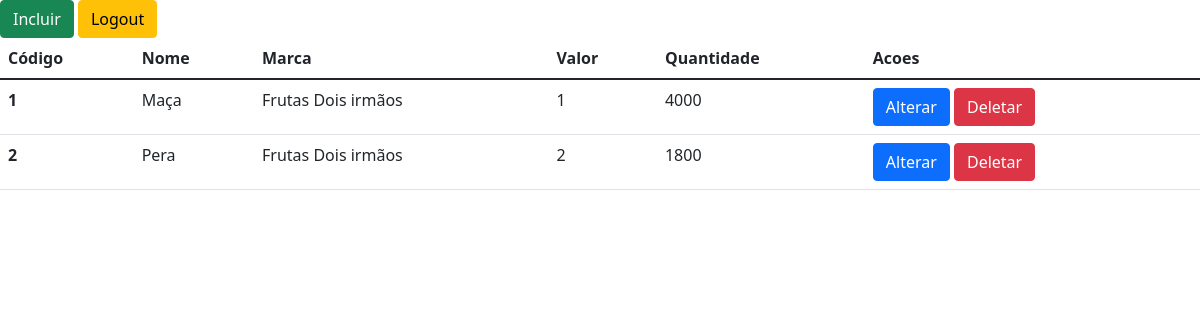
Screenshot of /View/viewMenu.php with the database file from the repository.
### tables this page shows
CREATE TABLE `produto` (
  `codigo` int(11) NOT NULL,
  `nome` varchar(50) NOT NULL,
  `marca` varchar(30) NOT NULL,
  `valor` decimal(6) NOT NULL,
  `quantidade` int(11) NOT NULL
);

### Controller/controllerBase.php (called while the page is built, shortened)
<?php
function getFirstFromArray($aArray) {
    foreach($aArray as $xThing) {
        return $xThing;
    }
}

### Controller/controllerBd.php (called while the page is built, shortened)
<?php
function execute($sSql) {
    try {
        $oPrepare = getConnection()->prepare($sSql);
        $oPrepare->execute();
        $aResult = $oPrepare->fetchAll(PDO::FETCH_ASSOC);
        return $aResult;
    } catch (\Throwable $e) {
        if (isAdmin()) {
            echo $e;
            throw new \Exception('error');
        }
        else {
            echo '<h1>Ops! :(</h1>';
            echo '<br/>';
            echo 'Ocorreram problemas internos não esperados.';
            throw new \Exception();
        }
    }
}
function getConnection() {
    $sBdName = BD_NAME;
    $oConnection = new PDO("mysql:host=localhost;dbname={$sBdName}",USER,'');
    $oConnection->setAttribute(PDO::ATTR_ERRMODE, PDO::ERRMODE_EXCEPTION);
    return $oConnection;
}

### SQL/sql.php (called while the page is built)
<?php
function getSqlConsultaProdutos() {
    $sSql = "
        SELECT * FROM produto
    ";
    return $sSql;
}

### View/viewMenu.php (the view, shortened to what this page needs)
<?php
require_once('./Controller/controllerBd.php');
require_once('./Controller/controllerBase.php');
require_once('./SQL/sql.php');
function montaMenu() {
    $aRegistros = execute(getSqlConsultaProdutos());
    adicionaAcoes($aRegistros);
    echo '<table class="table">';
    montaColunas($aRegistros);
    montaLinhas($aRegistros);
    echo '</table>';
}
function montaColunas($aRegistros) {
    echo '<thead>';
    echo '<tr>';
    foreach(getFirstFromArray($aRegistros) as $sColuna => $xValor) {
        trataTituloColuna($sColuna);
    }
    echo '</tr>';
    echo '</thead>';
}
function trataTituloColuna($sColuna) {
    switch ($sColuna) {
        case 'codigo':
            echo "<th scope=\"col\">Código</th>";
            break;
        default:
        $sColuna = ucfirst($sColuna);
        echo "<th scope=\"col\">{$sColuna}</th>";
            break;
    }
}
function montaLinhas($aRegistros) {
    echo '<tbody>';
    foreach($aRegistros as $aLinha) {
        echo '<tr>';
        foreach($aLinha as $sColuna => $xValor) {
            trataLinha($sColuna, $xValor, $aLinha);
        }
        echo '</tr>';
    }
    echo '</tbody>';
}
function trataLinha($sColuna, $xValor, $aLinha) {
    switch ($sColuna) {
        case 'codigo':
        echo "<th scope=\"row\">{$xValor}</th>";
            break;
        case 'acoes':
            echo "<td><a href=\"?codigo={$aLinha['codigo']}&acao=2\" class=\"btn btn-primary\">Alterar</a> <a href=\"?codigo={$aLinha['codigo']}&acao=3\" class=\"btn btn-danger\">Deletar</a></td>";
            break;
        default:
        echo "<td>{$xValor}</td>";
            break;
    }
}
?>
<!doctype html>
<html lang="en">
<head>
    <link href="https://cdn.jsdelivr.net/npm/bootstrap@5.1.3/dist/css/bootstrap.min.css" rel="stylesheet">
</head>
<body>
    <a class="btn btn-success" href="index.php?acao=1&codigo=0">Incluir</a>
    <a class="btn btn-warning right" href="index.php?acao=5&codigo=0">Logout</a>
    <?php montaMenu() ?>
</body>
</html>

### rows the page displays
produto: codigo "1", nome "Maça", marca "Frutas Dois irmãos", valor "1", quantidade "4000"
produto: codigo "2", nome "Pera", marca "Frutas Dois irmãos", valor "2", quantidade "1800"

### other values shown
$sColuna "Nome"
$sColuna "Marca"
$sColuna "Valor"
$sColuna "Quantidade"
$sColuna "Acoes"
